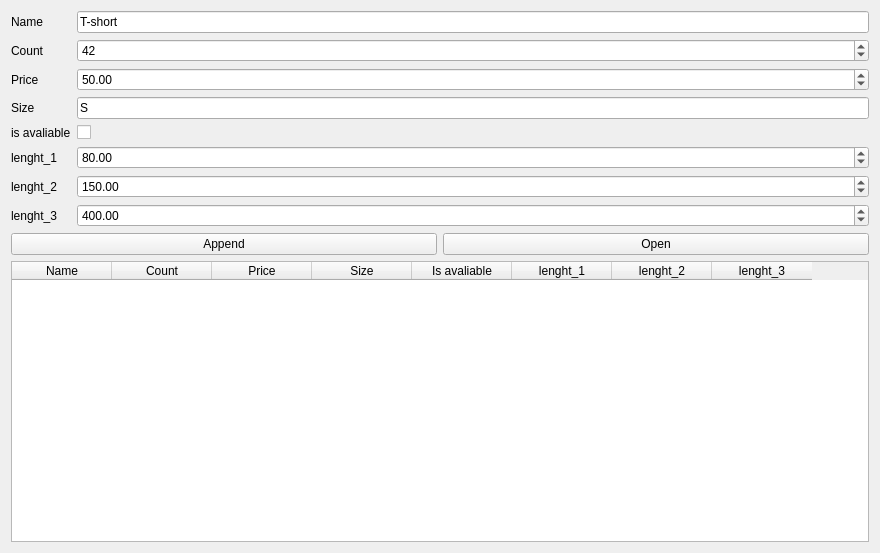
<?xml version="1.0" encoding="UTF-8"?>
<ui version="4.0">
 <class>SubThird</class>
 <widget class="QWidget" name="SubThird">
  <property name="geometry">
   <rect>
    <x>0</x>
    <y>0</y>
    <width>880</width>
    <height>553</height>
   </rect>
  </property>
  <property name="sizePolicy">
   <sizepolicy hsizetype="Expanding" vsizetype="Expanding">
    <horstretch>1</horstretch>
    <verstretch>1</verstretch>
   </sizepolicy>
  </property>
  <property name="windowTitle">
   <string>Form</string>
  </property>
  <layout class="QGridLayout" name="gridLayout">
   <item row="3" column="0">
    <widget class="QPushButton" name="saveBtn">
     <property name="text">
      <string>Append</string>
     </property>
     <property name="icon">
      <iconset theme="document-save"/>
     </property>
    </widget>
   </item>
   <item row="2" column="0" colspan="2">
    <layout class="QFormLayout" name="formLayout">
     <item row="0" column="0">
      <widget class="QLabel" name="label">
       <property name="text">
        <string>Name</string>
       </property>
      </widget>
     </item>
     <item row="0" column="1">
      <widget class="QLineEdit" name="nameInp">
       <property name="text">
        <string>T-short</string>
       </property>
       <property name="maxLength">
        <number>250</number>
       </property>
      </widget>
     </item>
     <item row="1" column="0">
      <widget class="QLabel" name="label_2">
       <property name="text">
        <string>Count</string>
       </property>
      </widget>
     </item>
     <item row="1" column="1">
      <widget class="QSpinBox" name="ageInp">
       <property name="value">
        <number>42</number>
       </property>
      </widget>
     </item>
     <item row="2" column="0">
      <widget class="QLabel" name="label_3">
       <property name="text">
        <string>Price</string>
       </property>
      </widget>
     </item>
     <item row="2" column="1">
      <widget class="QDoubleSpinBox" name="bragsPerDayInp">
       <property name="value">
        <double>50.000000000000000</double>
       </property>
      </widget>
     </item>
     <item row="3" column="0">
      <widget class="QLabel" name="label_4">
       <property name="text">
        <string>Size</string>
       </property>
      </widget>
     </item>
     <item row="3" column="1">
      <widget class="QLineEdit" name="creditRatingInp">
       <property name="text">
        <string>S</string>
       </property>
      </widget>
     </item>
     <item row="4" column="0">
      <widget class="QLabel" name="label_5">
       <property name="text">
        <string>is avaliable</string>
       </property>
      </widget>
     </item>
     <item row="4" column="1">
      <widget class="QCheckBox" name="evilInp">
       <property name="text">
        <string/>
       </property>
      </widget>
     </item>
     <item row="5" column="0">
      <widget class="QLabel" name="label_6">
       <property name="text">
        <string>lenght_1</string>
       </property>
      </widget>
     </item>
     <item row="5" column="1">
      <widget class="QDoubleSpinBox" name="networth0Inp">
       <property name="minimum">
        <double>1.000000000000000</double>
       </property>
       <property name="maximum">
        <double>1000000.000000000000000</double>
       </property>
       <property name="value">
        <double>80.000000000000000</double>
       </property>
      </widget>
     </item>
     <item row="6" column="0">
      <widget class="QLabel" name="label_7">
       <property name="text">
        <string>lenght_2</string>
       </property>
      </widget>
     </item>
     <item row="6" column="1">
      <widget class="QDoubleSpinBox" name="networth1Inp">
       <property name="minimum">
        <double>1.000000000000000</double>
       </property>
       <property name="maximum">
        <double>1000000.000000000000000</double>
       </property>
       <property name="value">
        <double>150.000000000000000</double>
       </property>
      </widget>
     </item>
     <item row="7" column="0">
      <widget class="QLabel" name="label_8">
       <property name="text">
        <string>lenght_3</string>
       </property>
      </widget>
     </item>
     <item row="7" column="1">
      <widget class="QDoubleSpinBox" name="networth2Inp">
       <property name="minimum">
        <double>1.000000000000000</double>
       </property>
       <property name="maximum">
        <double>1000000.000000000000000</double>
       </property>
       <property name="value">
        <double>400.000000000000000</double>
       </property>
      </widget>
     </item>
    </layout>
   </item>
   <item row="3" column="1">
    <widget class="QPushButton" name="openBtn">
     <property name="text">
      <string>Open</string>
     </property>
     <property name="icon">
      <iconset theme="document-open"/>
     </property>
    </widget>
   </item>
   <item row="4" column="0" colspan="2">
    <widget class="QTableWidget" name="mainTable">
     <property name="editTriggers">
      <set>QAbstractItemView::NoEditTriggers</set>
     </property>
     <property name="selectionMode">
      <enum>QAbstractItemView::NoSelection</enum>
     </property>
     <property name="selectionBehavior">
      <enum>QAbstractItemView::SelectRows</enum>
     </property>
     <column>
      <property name="text">
       <string>Name</string>
      </property>
     </column>
     <column>
      <property name="text">
       <string>Count</string>
      </property>
     </column>
     <column>
      <property name="text">
       <string>Price</string>
      </property>
     </column>
     <column>
      <property name="text">
       <string>Size</string>
      </property>
     </column>
     <column>
      <property name="text">
       <string>Is avaliable</string>
      </property>
     </column>
     <column>
      <property name="text">
       <string>lenght_1</string>
      </property>
     </column>
     <column>
      <property name="text">
       <string>lenght_2</string>
      </property>
     </column>
     <column>
      <property name="text">
       <string>lenght_3</string>
      </property>
     </column>
    </widget>
   </item>
  </layout>
 </widget>
 <resources/>
 <connections/>
</ui>
